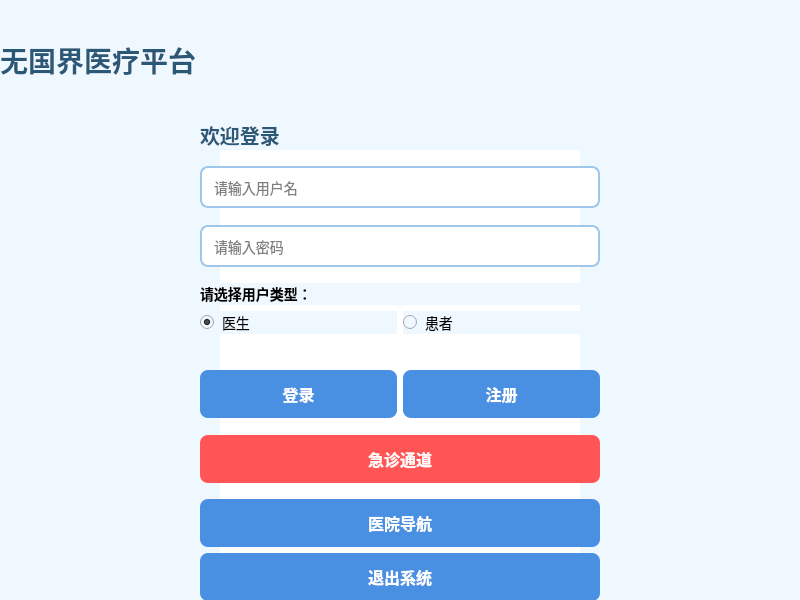
<?xml version="1.0" encoding="UTF-8"?>
<ui version="4.0">
 <class>Widget</class>
 <widget class="QWidget" name="Widget">
  <property name="geometry">
   <rect>
    <x>0</x>
    <y>0</y>
    <width>800</width>
    <height>600</height>
   </rect>
  </property>
  <property name="minimumSize">
   <size>
    <width>800</width>
    <height>600</height>
   </size>
  </property>
  <property name="windowTitle">
   <string>无国界医疗平台</string>
  </property>
  <property name="styleSheet">
   <string notr="true">
    /* 主窗口样式 */
    QWidget {
        background-color: #f0f8ff; /* 浅蓝色背景 */
        font-family: 'Microsoft YaHei';
    }

    /* 标题样式 */
    #titleLabel {
        color: #2b5876;
        font-size: 28px;
        font-weight: bold;
        qproperty-alignment: AlignCenter;
    }

    /* 输入框样式 */
    QLineEdit {
        border: 2px solid #a0c6e8;
        border-radius: 8px;
        padding: 10px;
        font-size: 14px;
        background-color: white;
        min-width: 250px;
    }

    QLineEdit:focus {
        border: 2px solid #4a90e2;
    }

    /* 按钮样式 */
    QPushButton {
        background-color: #4a90e2;
        color: white;
        border: none;
        border-radius: 8px;
        padding: 12px 24px;
        font-size: 16px;
        font-weight: bold;
        min-width: 120px;
    }

    QPushButton:hover {
        background-color: #3a7bc8;
    }

    QPushButton:pressed {
        background-color: #2c6bb6;
    }

    /* 急诊按钮特殊样式 */
    #emergencyButton {
        background-color: #ff5555;
    }

    #emergencyButton:hover {
        background-color: #e64545;
    }

    /* 单选按钮样式 */
    QRadioButton {
        font-size: 14px;
        spacing: 8px;
    }

    /* 表单容器样式 */
    #formContainer {
        background-color: white;
        border-radius: 12px;
        padding: 30px;
        margin: 20px;
        box-shadow: 0 4px 8px rgba(0,0,0,0.1);
    }
   </string>
  </property>
  <widget class="QLabel" name="titleLabel">
   <property name="geometry">
    <rect>
     <x>0</x>
     <y>30</y>
     <width>800</width>
     <height>60</height>
    </rect>
   </property>
   <property name="text">
    <string>无国界医疗平台</string>
   </property>
  </widget>
  <widget class="QWidget" name="formContainer" native="true">
   <property name="geometry">
    <rect>
     <x>200</x>
     <y>120</y>
     <width>400</width>
     <height>481</height>
    </rect>
   </property>
   <layout class="QVBoxLayout" name="verticalLayout">
    <item>
     <widget class="QLabel" name="welcomeLabel">
      <property name="styleSheet">
       <string notr="true">
        font-size: 20px;
        font-weight: bold;
        color: #2b5876;
        qproperty-alignment: AlignCenter;
       </string>
      </property>
      <property name="text">
       <string>欢迎登录</string>
      </property>
     </widget>
    </item>
    <item>
     <spacer name="verticalSpacer_1">
      <property name="orientation">
       <enum>Qt::Vertical</enum>
      </property>
      <property name="sizeHint" stdset="0">
       <size>
        <width>20</width>
        <height>20</height>
       </size>
      </property>
     </spacer>
    </item>
    <item>
     <widget class="QLineEdit" name="usernameLineEdit">
      <property name="placeholderText">
       <string>请输入用户名</string>
      </property>
     </widget>
    </item>
    <item>
     <spacer name="verticalSpacer_2">
      <property name="orientation">
       <enum>Qt::Vertical</enum>
      </property>
      <property name="sizeHint" stdset="0">
       <size>
        <width>20</width>
        <height>20</height>
       </size>
      </property>
     </spacer>
    </item>
    <item>
     <widget class="QLineEdit" name="passwordLineEdit">
      <property name="echoMode">
       <enum>QLineEdit::Password</enum>
      </property>
      <property name="placeholderText">
       <string>请输入密码</string>
      </property>
     </widget>
    </item>
    <item>
     <spacer name="verticalSpacer_3">
      <property name="orientation">
       <enum>Qt::Vertical</enum>
      </property>
      <property name="sizeHint" stdset="0">
       <size>
        <width>20</width>
        <height>20</height>
       </size>
      </property>
     </spacer>
    </item>
    <item>
     <widget class="QLabel" name="roleLabel">
      <property name="styleSheet">
       <string notr="true">
        font-size: 14px;
        font-weight: bold;
       </string>
      </property>
      <property name="text">
       <string>请选择用户类型：</string>
      </property>
     </widget>
    </item>
    <item>
     <layout class="QHBoxLayout" name="horizontalLayout">
      <item>
       <widget class="QRadioButton" name="doctorRadioButton">
        <property name="text">
         <string>医生</string>
        </property>
        <property name="checked">
         <bool>true</bool>
        </property>
       </widget>
      </item>
      <item>
       <widget class="QRadioButton" name="patientRadioButton">
        <property name="text">
         <string>患者</string>
        </property>
       </widget>
      </item>
     </layout>
    </item>
    <item>
     <spacer name="verticalSpacer_4">
      <property name="orientation">
       <enum>Qt::Vertical</enum>
      </property>
      <property name="sizeHint" stdset="0">
       <size>
        <width>20</width>
        <height>40</height>
       </size>
      </property>
     </spacer>
    </item>
    <item>
     <layout class="QHBoxLayout" name="buttonLayout">
      <item>
       <widget class="QPushButton" name="loginButton">
        <property name="text">
         <string>登录</string>
        </property>
       </widget>
      </item>
      <item>
       <widget class="QPushButton" name="signupButton">
        <property name="text">
         <string>注册</string>
        </property>
       </widget>
      </item>
     </layout>
    </item>
    <item>
     <spacer name="verticalSpacer_5">
      <property name="orientation">
       <enum>Qt::Vertical</enum>
      </property>
      <property name="sizeHint" stdset="0">
       <size>
        <width>20</width>
        <height>20</height>
       </size>
      </property>
     </spacer>
    </item>
    <item>
     <widget class="QPushButton" name="emergencyButton">
      <property name="styleSheet">
       <string notr="true">#emergencyButton</string>
      </property>
      <property name="text">
       <string>急诊通道</string>
      </property>
     </widget>
    </item>
    <item>
     <spacer name="verticalSpacer_6">
      <property name="orientation">
       <enum>Qt::Vertical</enum>
      </property>
      <property name="sizeHint" stdset="0">
       <size>
        <width>20</width>
        <height>20</height>
       </size>
      </property>
     </spacer>
    </item>
    <item>
     <widget class="QPushButton" name="pushButton_navigation">
      <property name="text">
       <string>医院导航</string>
      </property>
     </widget>
    </item>
    <item>
     <widget class="QPushButton" name="quitButton">
      <property name="text">
       <string>退出系统</string>
      </property>
     </widget>
    </item>
   </layout>
  </widget>
 </widget>
 <resources/>
 <connections/>
</ui>
